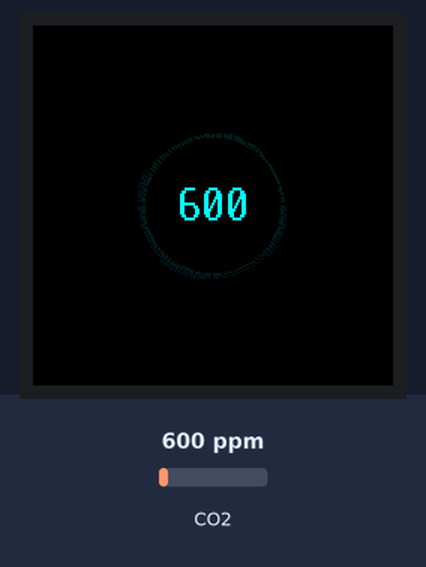
Bench run of a program on a simulated Raspberry Pi Pico running MicroPython. On the bench: 240×240 colour display. Inputs (shaded band) come from the test bench; at power-on: CO2 600 ppm. Random numbers come from a fixed seed; library files of the repository ran but are not shown: gc9a01py.py, vga1_16x32.py; what the program prints to the serial console is not drawn.

Above: at 1.7 s.
1.8 s: CO2 set to 452 ppm
At 7.0 s:
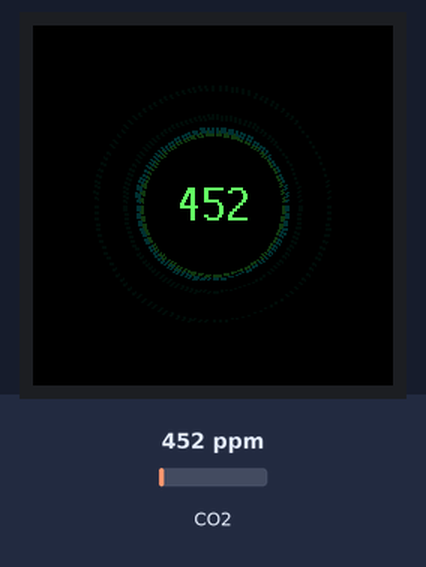
7.6 s: CO2 set to 1050 ppm
At 13.6 s:
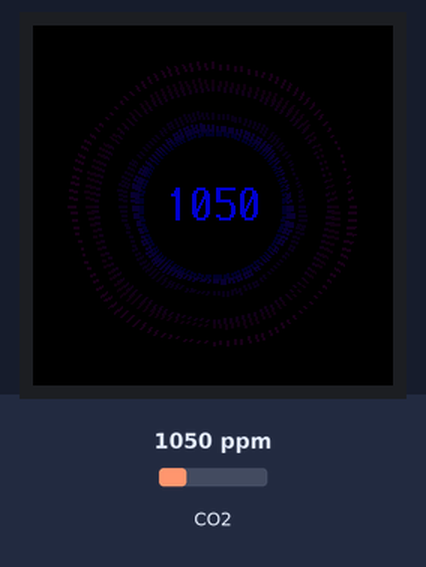
Timing chart, 0 to 15.1 s (numbered marks = the images above; inputs shaded):
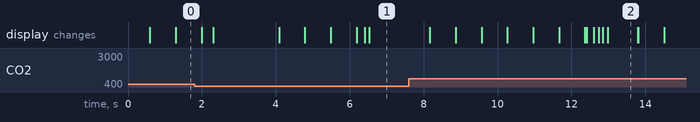

Measured:
- what the display in image 2 shows lasts 0.8 s, from 13.0 s to 13.8 s

The program:

diff_growth_4.py
```python
import time
import math
import random
import gc
from machine import Pin, SPI, UART
import gc9a01py
from fonts.romfonts import vga1_16x32 as font

# -----------------------
# LCD setup
# -----------------------
spi = SPI(1, baudrate=40000000, polarity=1, phase=1)
dc = Pin(8, Pin.OUT)
cs = Pin(9, Pin.OUT)
rst = Pin(12, Pin.OUT)
bl = Pin(13, Pin.OUT)
bl.on()
lcd = gc9a01py.GC9A01(spi, dc=dc, cs=cs, reset=rst)

# -----------------------
# CO2 sensor
# -----------------------
uart = UART(0, baudrate=9600, tx=Pin(0), rx=Pin(1))
cmd = b"\xFF\x01\x86\x00\x00\x00\x00\x00\x79"

def read_mhz19():
    uart.write(cmd)
    time.sleep(0.05)
    if uart.any() >= 9:
        d = uart.read(9)
        if d and len(d) == 9 and d[0] == 0xFF and d[1] == 0x86:
            return d[2]*256 + d[3]
    return None

# -----------------------
# Colors
# -----------------------
def rgb(r,g,b):
    return gc9a01py.color565(int(r), int(g), int(b))

# COULEURS DE TRANSITION (Vert->Cyan, Cyan->Bleu, Bleu->Magenta, Rouge->Orange)
TRANSITION_COLORS = {
    "VERY_GOOD": ((100, 255, 100), (0, 255, 255)),
    "GOOD": ((0, 255, 255), (0, 0, 200)),
    "MEDIUM": ((0, 0, 200), (255, 0, 255)),
    "BAD": ((255, 0, 0), (255, 100, 0))
}

def interp_color(c1,c2,t):
    return (
        int(c1[0]*(1-t)+c2[0]*t),
        int(c1[1]*(1-t)+c2[1]*t),
        int(c1[2]*(1-t)+c2[2]*t)
    )

# -----------------------
# Animation parameters
# -----------------------
cx, cy = 120, 120
text_radius = 42
num_rings = 8
segments = 120
pulse_speed = 0.25
RING_THICKNESS = 2
RING_SPACING = 10
MAX_LEN_FACTOR = 0.3
MIN_LEN = 2

ring_lengths = [[0 for _ in range(segments)] for _ in range(num_rings)]
ring_alphas = [[0 for _ in range(segments)] for _ in range(num_rings)]
ring_phases = [random.random()*2*math.pi for _ in range(num_rings)]

# -----------------------
# Draw one ring with alpha
# -----------------------
def draw_ring_alpha(lcd, cx, cy, radius, lengths, alphas, color, thickness):
    for i in range(segments):
        col = tuple([c * alphas[i] for c in color])
        col565 = rgb(*col)
        angle = 2*math.pi*i/segments
        x0 = int(cx + radius * math.cos(angle))
        y0 = int(cy + radius * math.sin(angle))
        l = lengths[i]
        x1 = int(x0 + l * math.cos(angle))
        y1 = int(y0 + l * math.sin(angle))

        lcd.line(x0, y0, x1, y1, col565)

        if thickness > 1:
            dx = x1 - x0
            dy = y1 - y0
            if abs(dx) > abs(dy):
                for t in range(1, thickness):
                    lcd.line(x0, y0 + t, x1, y1 + t, col565)
            else:
                for t in range(1, thickness):
                    lcd.line(x0 + t, y0, x1 + t, y1, col565)


# -----------------------
# Initial state
# -----------------------
lcd.fill(gc9a01py.BLACK)
last_ppm_value = None
t = 0
gc.collect()

# -----------------------
# MAIN LOOP
# -----------------------
while True:

    # Effacement de la zone de l'animation pour la fluidité
    lcd.fill_rect(cx - 120, cy - 120, 240, 240, gc9a01py.BLACK)

    # ---- Lecture CO₂ ----
    co2_value = read_mhz19()
    if co2_value is None:
        co2_value = 0

    print("CO2 =", co2_value, "ppm")

    # ---- Définition des paramètres d'état ----

    if co2_value < 600: # very good
        color_set = TRANSITION_COLORS["VERY_GOOD"]
        MAX_LEN = 15
        ramp_bumps = 3
        active_rings = 2
    elif co2_value < 800:# good
        color_set = TRANSITION_COLORS["GOOD"]
        MAX_LEN = 25
        ramp_bumps = 4
        active_rings = 4
    elif co2_value < 1200:# medium
        color_set = TRANSITION_COLORS["MEDIUM"]
        MAX_LEN = 40
        ramp_bumps = 6
        active_rings = 6
    else: # bad
        color_set = TRANSITION_COLORS["BAD"]
        MAX_LEN = 60
        ramp_bumps = 8
        active_rings = 8

    active_rings = min(active_rings, num_rings)

    color_start = color_set[0]
    color_end = color_set[1]

    # ---- Affichage CO₂ ----
    lcd.text(font, str(co2_value), cx - (len(str(co2_value))*8), cy - 16, rgb(*color_start))
    last_ppm_value = co2_value


    # --- Anneaux Concentriques avec Dégradé de Couleur Excentrique ---
    for r in range(num_rings):

        # 1. CALCUL DE LA COULEUR DE L'ANNEAU (Dégradé Excentrique)

        if active_rings > 1:
            t_interp = r / (active_rings - 1)
        else:
            t_interp = 0

        t_interp = max(0.0, min(1.0, t_interp))

        current_color = interp_color(color_start, color_end, t_interp)

        # 2. CALCUL DE L'OPACITÉ ET DU RAYON

        base_radius = text_radius + r * RING_SPACING
        radius = base_radius + math.sin(t + ring_phases[r]) * 5

        # Opacité Inversée (Effacement Centre)
        fade_outward_factor = r / (num_rings - 1)
        alpha_base = 0.8

        if active_rings > num_rings / 2:
            alpha_base *= (0.4 + 0.6 * fade_outward_factor)
        else:
            alpha_base *= (0.4 + 0.6 * (1 - fade_outward_factor))

        if alpha_base < 0.1: alpha_base = 0.1

        # Définition des constantes de rampe qui ne dépendent PAS de 'i'
        ramp_amplitude = (0.5 + r * 0.05)

        # 3. MISE À JOUR ET DESSIN

        for i in range(segments): # << i est défini ici ! CORRECTION APPLIQUÉE

            # Rampe Circulaire: Les calculs dépendants de 'i' sont maintenant dans la boucle
            ramp_factor_base = math.sin(i / segments * 2 * math.pi * ramp_bumps + t * 0.8)
            ramp_factor = 0.5 + ramp_amplitude * ramp_factor_base

            # Calcul de la Longueur Cible
            target_len = MIN_LEN + (MAX_LEN - MIN_LEN) * MAX_LEN_FACTOR * ramp_factor

            # Transition de longueur
            ring_lengths[r][i] += (target_len - ring_lengths[r][i]) * 0.25

            # Disparition (alpha)
            if r < active_rings:
                ring_alphas[r][i] += (alpha_base - ring_alphas[r][i]) * 0.15
            else:
                ring_alphas[r][i] *= 0.60

        # Dessin du cercle avec la couleur interpolée
        draw_ring_alpha(lcd, cx, cy, radius, ring_lengths[r], ring_alphas[r], current_color, RING_THICKNESS)

    t += pulse_speed
    time.sleep(0.03)
```
